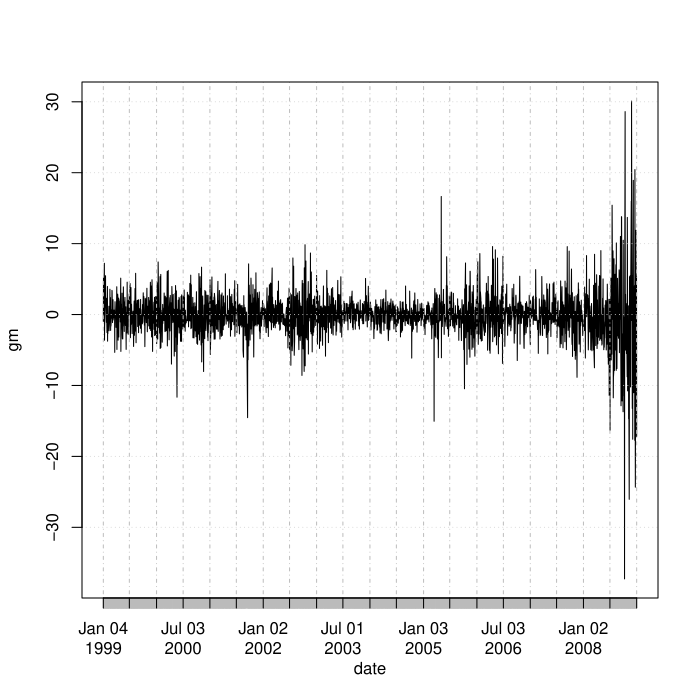

This chart was generated by the following R code:
#
# Copyright (c) 2015 by Yuchao Zhao, Xiaoye Meng.
#
# This program is free software: you can redistribute it and/or modify
# it under the terms of the GNU General Public License as published by
# the Free Software Foundation, either version 3 of the License, or
# (at your option) any later version.
#
# This program is distributed in the hope that it will be useful,
# but WITHOUT ANY WARRANTY; without even the implied warranty of
# MERCHANTABILITY or FITNESS FOR A PARTICULAR PURPOSE.  See the
# GNU General Public License for more details.
#
# You should have received a copy of the GNU General Public License
# along with this program.  If not, see <http://www.gnu.org/licenses/>.
#

require(xts)
require(fGarch)
require(rugarch)

da = read.table("data/d-gmsp9908.txt", header = T)
gm = log(1 + da[, 2]) * 100
sp = log(1 + da[, 3]) * 100
plot(xts(gm, order.by = as.Date(paste(substr(da[, 1], 1, 4), substr(da[, 1], 5, 6), substring(da[, 1], 7),
	sep = '-'))), type = 'l', main = '', xlab = 'date', ylab = 'gm')
plot(xts(sp, order.by = as.Date(paste(substr(da[, 1], 1, 4), substr(da[, 1], 5, 6), substring(da[, 1], 7),
	sep = '-'))), type = 'l', main = '', xlab = 'date', ylab = 'sp')
m1 = garchFit(~ arma(5, 0) + garch(1, 1), data = sp, cond.dist = "ged", trace = F)
summary(m1)
spvol = m1@sigma.t
m2 = ugarchfit(ugarchspec(variance.model = list(model = "sGARCH", garchOrder = c(1, 1),
	external.regressors = as.matrix(spvol)), mean.model = list(armaOrder = c(0, 0))),
	distribution.model = "ged", gm)
show(m2)
